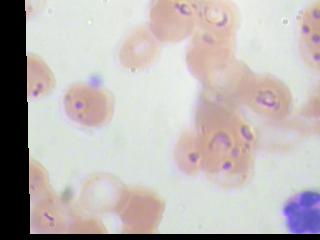
#> input picture cluster/example_image.jpeg, 320 x 240 px
$ python foo.py
#> lines starting #> are read from the running program, lines starting #| are printed output that depends on the picture
from PIL import Image

# Opens a image in RGB mode
im = Image.open('./example_image.jpeg').resize((128,128))
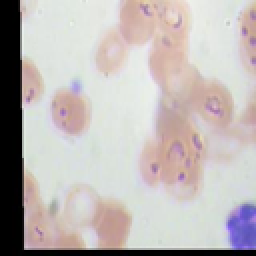
#> im: PIL image 128x128 RGB (shown 2 times larger); mean R, G, B 188.8, 182, 180.4
im.save('example3.jpeg')
